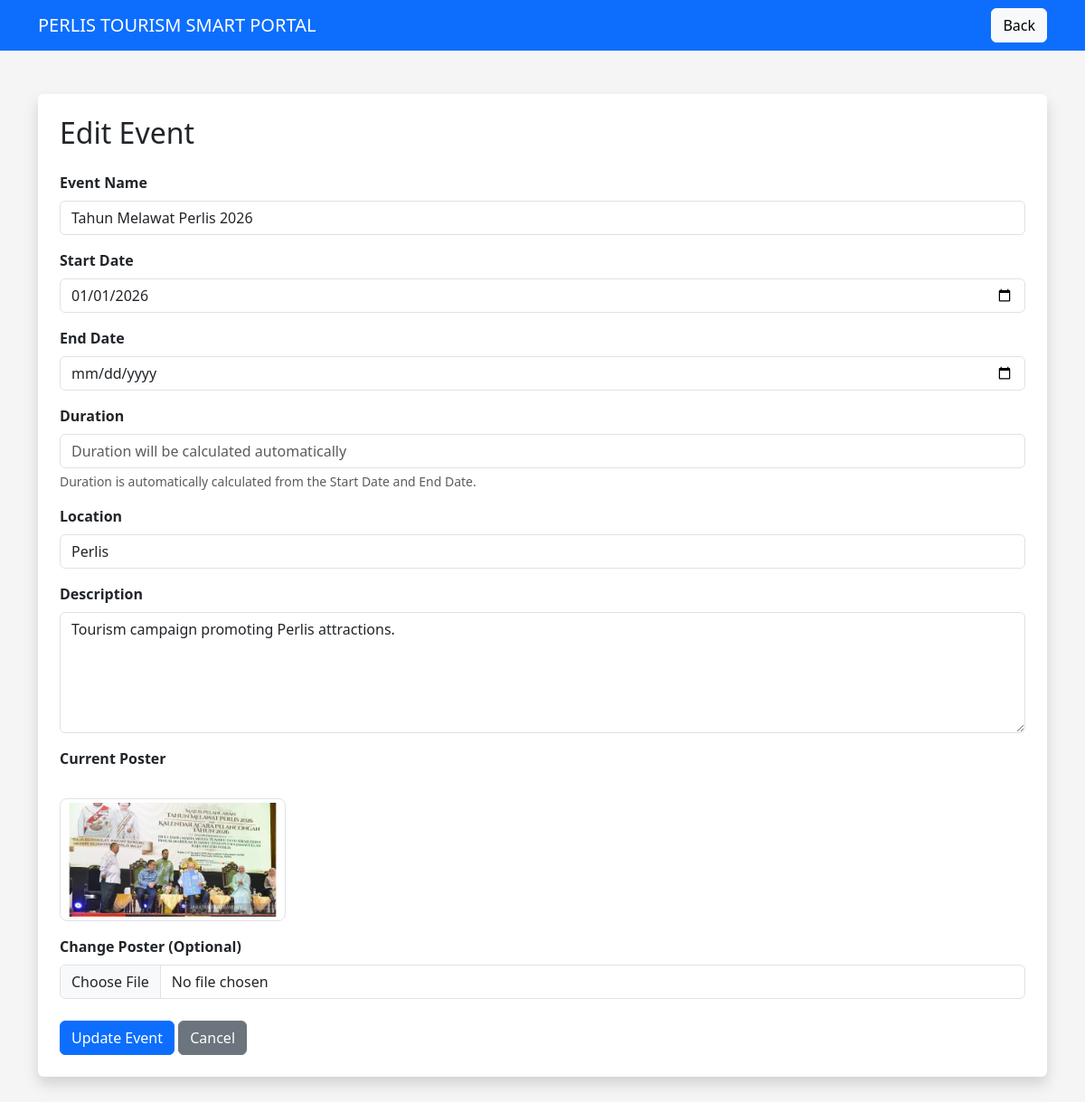
The page /admin/edit_event.php?id=1 (signed in) on the database its author committed.
### tables this page shows
CREATE TABLE `events` (
  `event_id` int(11) NOT NULL,
  `event_name` varchar(100) NOT NULL,
  `event_date` date DEFAULT NULL,
  `event_end_date` date DEFAULT NULL,
  `location` varchar(100) DEFAULT NULL,
  `description` text DEFAULT NULL,
  `image` varchar(255) DEFAULT NULL
);

### admin/edit_event.php (the view, shortened to what this page needs)
<?php
include("../config.php");
if(isset($_GET['id'])){
    $id = mysqli_real_escape_string($conn, $_GET['id']);
}
else{
    header("Location: manage_event.php");
    exit();
}
$result = mysqli_query(
    $conn,
    "SELECT * FROM events WHERE event_id='$id'"
);
$data = mysqli_fetch_assoc($result);
?>
<!DOCTYPE html>
<html lang="en">
<head>
<link
href="https://cdn.jsdelivr.net/npm/bootstrap@5.3.3/dist/css/bootstrap.min.css"
rel="stylesheet">
</head>
<body>
<nav class="navbar navbar-dark bg-primary">
<div class="container">
<span class="navbar-brand">
PERLIS TOURISM SMART PORTAL
</span>
<a
href="manage_event.php"
class="btn btn-light">
Back
</a>
</div>
</nav>
<div class="container mt-5 mb-5">
<div class="card shadow p-4">
<h2 class="mb-4">
Edit Event
</h2>
<form
method="POST"
enctype="multipart/form-data">
<div class="mb-3">
<label class="form-label">
<strong>Event Name</strong>
</label>
<input
type="text"
name="event_name"
class="form-control"
value="<?php echo htmlspecialchars($data['event_name']); ?>"
required>
</div>
<div class="mb-3">
<label class="form-label">
<strong>Start Date</strong>
</label>
<input
type="date"
name="event_date"
id="event_date"
class="form-control"
value="<?php echo $data['event_date']; ?>"
required>
</div>
<div class="mb-3">
<label class="form-label">
<strong>End Date</strong>
</label>
<input
type="date"
name="event_end_date"
id="event_end_date"
class="form-control"
value="<?php echo $data['event_end_date']; ?>"
required>
</div>
<div class="mb-3">
<label class="form-label">
<strong>Duration</strong>
</label>
<input
type="text"
id="duration"
class="form-control"
readonly
placeholder="Duration will be calculated automatically">
<div class="form-text">
Duration is automatically calculated from the Start Date and End Date.
</div>
</div>
<div class="mb-3">
<label class="form-label">
<strong>Location</strong>
</label>
<input
type="text"
name="location"
class="form-control"
value="<?php echo htmlspecialchars($data['location']); ?>"
required>
</div>
<div class="mb-3">
<label class="form-label">
<strong>Description</strong>
</label>
<textarea
name="description"
class="form-control"
rows="5"
required><?php echo htmlspecialchars($data['description']); ?></textarea>
</div>
<div class="mb-3">
<label class="form-label">
<strong>Current Poster</strong>
</label>
<br><br>
<?php
if(!empty($data['image'])){
?>
<img
src="../assets/images/<?php echo htmlspecialchars($data['image']); ?>"
class="current-image img-thumbnail">
<?php
}
else{
?>
<p class="text-muted">
No poster uploaded.
</p>
<?php
}
?>
</div>
<div class="mb-4">
<label class="form-label">
<strong>Change Poster (Optional)</strong>
</label>
<input
type="file"
name="image"
class="form-control"
accept="image/*">
</div>
<button
type="submit"
name="update"
class="btn btn-primary">
Update Event
</button>
<a
href="manage_event.php"
class="btn btn-secondary">
Cancel
</a>
</form>
</div>
</div>
</body>
</html>

### admin/edit_event.php (style rules this page uses)
body { background-color: #f5f5f5; }
.card { border: none; }
.current-image { max-width: 250px; border-radius: 8px; }

### rows shown on the page
events: event_name "Tahun Melawat Perlis 2026", event_date "01/01/2026", location "Perlis", description "Tourism campaign promoting Perlis attractions.", image (picture)
